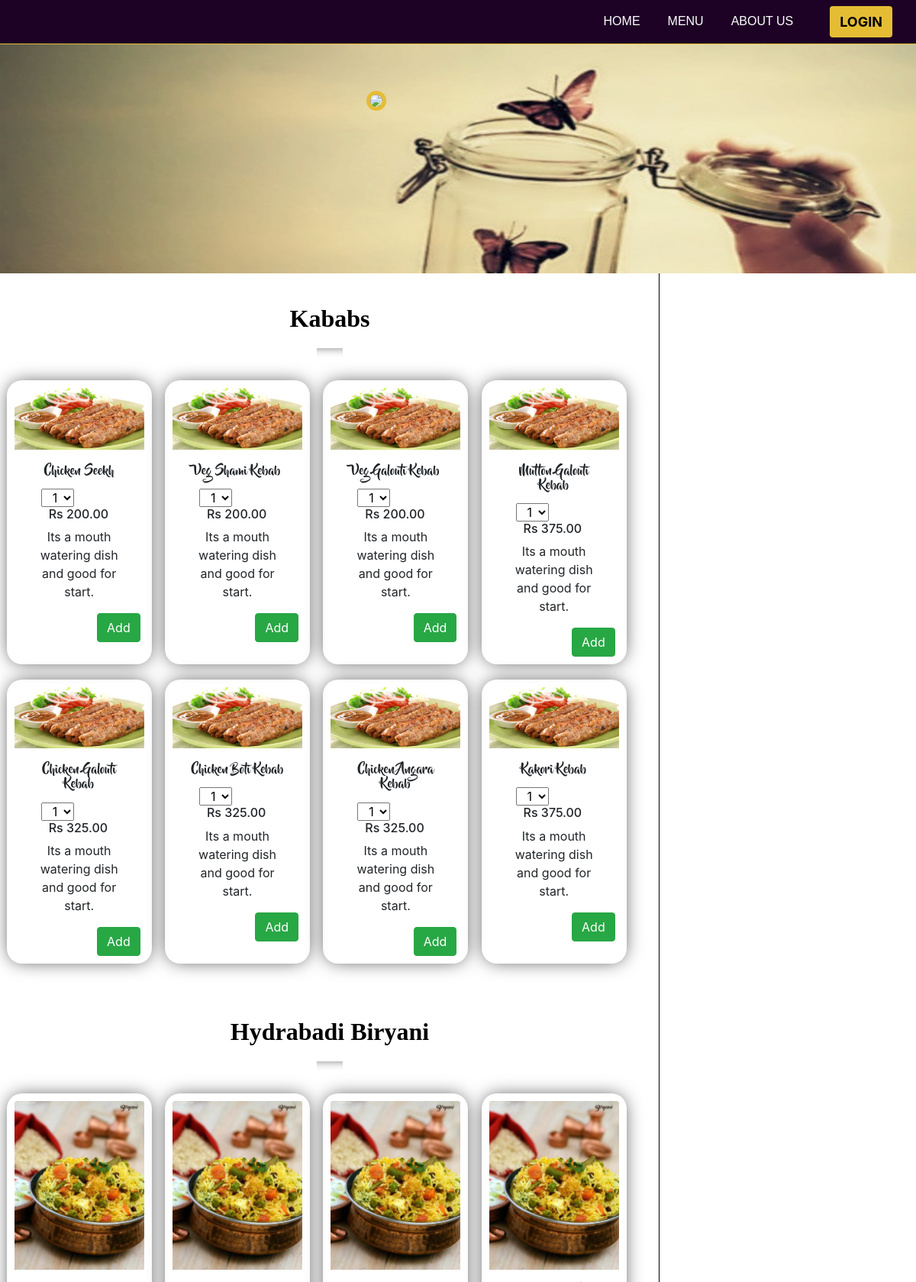
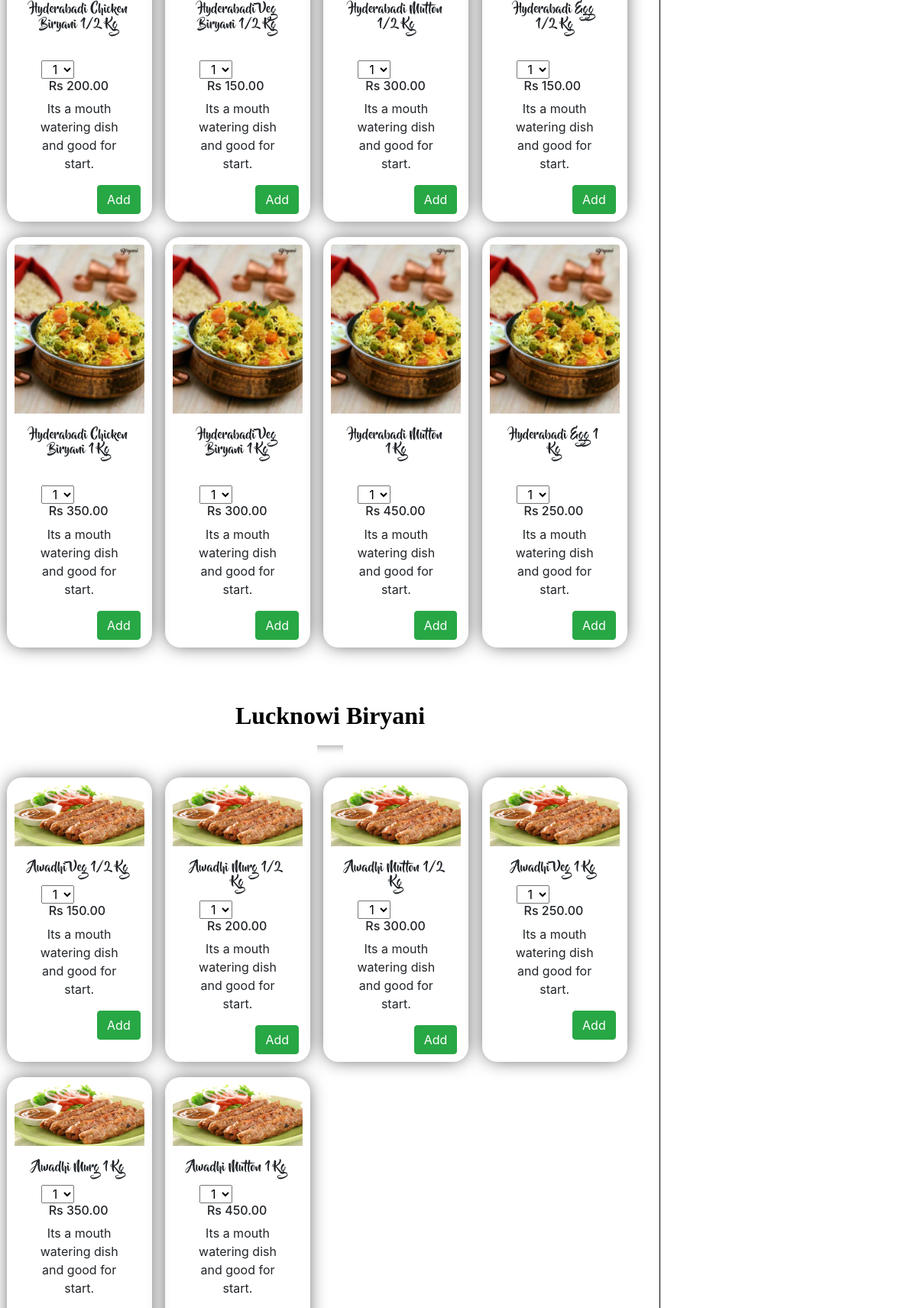
Page /menu.php (upper part) on the committed database (2 pictures, top to bottom).
### tables this page shows
CREATE TABLE `item` (
  `item_id` int(11) NOT NULL,
  `category_id` int(11) DEFAULT NULL,
  `item_name` varchar(40) DEFAULT NULL,
  `price` decimal(5,2) DEFAULT NULL,
  `image` varchar(50) DEFAULT NULL
);

### dbcontroller.php (called while the page is built, shortened)
<?php
class DBController {
	private $host = "localhost";
	private $user = "root_restaurant";
	private $password = "root1234";
	private $database = "yadav_restaurant";
	private $conn;
	function __construct() {
		$this->conn = $this->connectDB();
	}
	function connectDB() {
		$conn = mysqli_connect($this->host,$this->user,$this->password,$this->database);
		return $conn;
	}
	function runQuery($query) {
		$result = mysqli_query($this->conn,$query);
		while($row=mysqli_fetch_assoc($result)) {
			$resultset[] = $row;
		}
		if(!empty($resultset))
			return $resultset;
	}
}
?>

### menu.php (the view, shortened to what this page needs)
<?php
require_once("dbcontroller.php");
$db_handle = new DBController();
?>
<!DOCTYPE html>
<html lang="en">
<head>
	<link rel="stylesheet" href="https://maxcdn.bootstrapcdn.com/bootstrap/4.0.0/css/bootstrap.min.css" />
	<link href="css/menu_upd.css" rel="stylesheet" />
</head>
<body>
	<nav class="navbar navbar-expand-md sticky-top">
	<div class="container-fluid">
		<div class="collapse navbar-collapse" id="navbarResponsive">
			<ul class="navbar-nav ml-auto">
				<li class="nav-item">
					<a class="nav-link active" href="Khansama.php">HOME</a>
				</li>
				<li class="nav-item">
					<a class="nav-link" href="menu.php">MENU</a>
				</li>
				<li class="nav-item">
					<a class="nav-link" href="About-Us.php">ABOUT US</a>
				</li>
	      <li>
	        <?php
	        if(!empty($_SESSION["loggedin"])){
	          echo'<li><a class="btn login-btn" href="logout.php"><strong>LOGOUT</strong></a></li>';
	        }
	        else{
	          echo '<li><button class="btn login-btn" type="button" name="button" data-toggle="modal" data-target="#LoginModel"><strong>LOGIN</strong></button></li>';
	        }
	        ?>
	      </li>
			</ul>
		</div>
	</div>
	</nav>
<div class="col-md-12 Carousels">
  <div class="row">
		<section id="cf4">
			<img class="forth" src="Cover/4.jpg">
		</section>
		<div class="Carousels-left">
			<img class="nav-logo" src="img/logo.jpg">
		</div>
</div>
</div>
<div class="col-md-12 Main-menu text-center">
	<div class="row">
	<div class="menu-left">
<div class="Kababs div-padding">
	<div class="col-md-12 text-center">
		<h2 class="headings">Kababs</h2>
		<hr class="hr1">
	</div>
<div class="row mx-auto">
	<?php
	$product_array = $db_handle->runQuery("SELECT * FROM item");
	if (!empty($product_array)) {
	foreach($product_array as $key=>$value){
			$cat=$product_array[$key]["category_id"];
			if($cat==3)
			{
	?>
	<div class="Kababdiv cardsdiv">
		<div class="cards">
			<img class="card-img-top" src="images/mutton.jpg">
			<div class="card-body">
				<h6 class="card-title"><?php echo $product_array[$key]["item_name"];?></h6>
				<div class="row mx-auto quantboth">
				<select class="quantselect" id="qty_<?php echo $product_array[$key]["item_id"]; ?>" name="quantity">
				<option value="1">1</option>
				</select>
				<h6 class="cart-price"><?php echo "Rs ".$product_array[$key]["price"]; ?></h6>
				</div>
				<p class="card-text">Its a mouth watering dish and good for start.</p>
				<div class="row card-content">
					<input type="button" id="add_<?php echo $product_array[$key]["item_id"]; ?>" value="Add" class="btn btn-success cart-button" onClick = "cartAction('add','<?php echo $product_array[$key]["item_id"]; ?>')"  />
				</div>
			</div>
		</div>
	</div>
	<?php
	}
	}
	}
	?>
</div>
</div>
<div class="Hydrabadi-Biryani div-padding">
	<div class="col-md-12 text-center">
		<h2 class="headings">Hydrabadi Biryani</h2>
		<hr class="hr1">
	</div>
	<div class="row mx-auto">
		<?php
		$product_array = $db_handle->runQuery("SELECT * FROM item");
		if (!empty($product_array)) {
		foreach($product_array as $key=>$value){
				$cat=$product_array[$key]["category_id"];
				if($cat==1)
				{
		?>
	<div class="Highdiv cardsdiv">
		<div class="cards">
			<img class="card-img-top" src="images/big_biryani-10300.jpg">
			<div class="card-body">
				<h6 class="card-title"><?php echo $product_array[$key]["item_name"];?></h6>
				<br>
				<div class="row mx-auto quantboth">
				<select class="quantselect" id="qty_<?php echo $product_array[$key]["item_id"]; ?>" name="quantity">
				<option value="1">1</option>
				</select>
				<h6 class="cart-price"><?php echo "Rs ".$product_array[$key]["price"]; ?></h6>
				</div>
				<p class="card-text">Its a mouth watering dish and good for start.</p>
				<div class="row card-content">
					<input type="button" id="add_<?php echo $product_array[$key]["item_id"]; ?>" value="Add" class="btn btn-success cart-button" onClick = "cartAction('add','<?php echo $product_array[$key]["item_id"]; ?>')"  />
				</div>
			</div>
		</div>
	</div>
	<?php
	}
	}
	}
	?>
</div>
</div>
<div class="Lucknowi-Biryani div-padding">
	<div class="col-md-12 text-center">
		<h2 class="headings">Lucknowi Biryani</h2>
		<hr class="hr1">
	</div>
	<div class="row mx-auto">
		<?php
		$product_array = $db_handle->runQuery("SELECT * FROM item");
		if (!empty($product_array)) {
		foreach($product_array as $key=>$value){
				$cat=$product_array[$key]["category_id"];
				if($cat==2)
				{
		?>
	<div class="Luckdiv cardsdiv">
		<div class="cards">
			<img class="card-img-top" src="images/mutton.jpg">
			<div class="card-body">
				<h6 class="card-title"><?php echo $product_array[$key]["item_name"];?></h6>
				<div class="row mx-auto quantboth">
				<select class="quantselect" id="qty_<?php echo $product_array[$key]["item_id"]; ?>" name="quantity">
				<option value="1">1</option>
				</select>
				<h6 class="cart-price"><?php echo "Rs ".$product_array[$key]["price"]; ?></h6>
				</div>
				<p class="card-text">Its a mouth watering dish and good for start.</p>
				<div class="row card-content">
					<input type="button" id="add_<?php echo $product_array[$key]["item_id"]; ?>" value="Add" class="btn btn-success cart-button" onClick = "cartAction('add','<?php echo $product_array[$key]["item_id"]; ?>')"  />
				</div>
			</div>
		</div>
	</div>
	<?php
	}
	}
	}
	?>
</div>
</div>
	</div>
	<div class="stickyCart menu-cart">
	</div>
</div>
</div>
</body>
</html>

### css/menu_upd.css (style rules this page uses)
.div-padding { padding: 20px 0; }
.headings { color:black; font-family: 'ZCOOL XiaoWei', serif; font-weight: bold; padding-top: 20px; }
.hr1 { height: 12px; border: 0; box-shadow: inset 0 12px 12px -12px rgba(0, 0, 0, 0.5); margin: 20px 400px; }
.navbar { background-color: #1D0225; border-bottom: 1px solid #E5BD34; }
nav ul li { padding-left: 20px; }
nav ul li a { color: white; font-family: 'ZCOOL XiaoWei', Arial, sans-serif; }
nav ul li .login-btn { background-color: #E5BD34; color: black; font-size: 18px; }
.Carousels { height: 300px; border-bottom: 2px solid #E5BD34; width: 100%; }
.Carousels section img { position: absolute; width: 100%; height: 300px; }
.Carousels .Carousels-left { text-align: center; padding-top: 5%; position: absolute; z-index: 1; left: 40% }
.Carousels .nav-logo { width: 260px; border: 5px solid #E5BD34; border-radius: 120px; }
.Main-menu { width: 100%; }
.Main-menu .menu-left { width: 72%; }
.Main-menu .menu-cart { border-left: 1px solid black; position: absolute; top: 0; right: 0; height: 100%; border-top: none; width: 28%; overflow-y: auto; }
.Luckdiv , .Highdiv , .Kababdiv, .Drinkdiv { width: 22%; }
.cardsdiv { padding: 10px; -webkit-box-shadow: 0px 0px 24px -4px rgba(0,0,0,0.75); -moz-box-shadow: 0px 0px 24px -4px rgba(0,0,0,0.75); box-shadow: 0px 0px 24px -4px rgba(0,0,0,0.75);; border-radius: 20px; margin:10px 1%; }
.card-title { font-family: 'Beyond', sans-serif; }
.Main-menu .card-content { float: right; }
.cart-price { padding-left: 10px; }
.quantselect { padding-left: 10px; }
.quantboth { padding-left: 15px; }

### rows in the picture
item: item_name "Chicken Seekh", quantity "1", price "200.00"
item: item_name "Veg Shami Kebab", quantity "1", price "200.00"
item: item_name "Veg Galouti Kebab", quantity "1", price "200.00"
item: item_name "Mutton Galouti Kebab", quantity "1", price "375.00"
item: item_name "Chicken Galouti Kebab", quantity "1", price "325.00"
item: item_name "Chicken Boti Kebab", quantity "1", price "325.00"
item: item_name "Chicken Angara Kebab", quantity "1", price "325.00"
item: item_name "Kakori Kebab", quantity "1", price "375.00"
item: item_name "Hyderabadi Chicken Biryani 1/2 Kg", quantity "1", price "200.00"
item: item_name "Hyderabadi Veg Biryani 1/2 Kg", quantity "1", price "150.00"
item: item_name "Hyderabadi Mutton 1/2 Kg", quantity "1", price "300.00"
item: item_name "Hyderabadi Egg 1/2 Kg", quantity "1", price "150.00"
item: item_name "Hyderabadi Chicken Biryani 1 Kg", quantity "1", price "350.00"
item: item_name "Hyderabadi Veg Biryani 1 Kg", quantity "1", price "300.00"
item: item_name "Hyderabadi Mutton 1 Kg", quantity "1", price "450.00"
item: item_name "Hyderabadi Egg 1 Kg", quantity "1", price "250.00"
item: item_name "Awadhi Veg 1/2 Kg", quantity "1", price "150.00"
item: item_name "Awadhi Murg 1/2 Kg", quantity "1", price "200.00"
item: item_name "Awadhi Mutton 1/2 Kg", quantity "1", price "300.00"
item: item_name "Awadhi Veg 1 Kg", quantity "1", price "250.00"
item: item_name "Awadhi Murg 1 Kg", quantity "1", price "350.00"
item: item_name "Awadhi Mutton 1 Kg", quantity "1", price "450.00"
